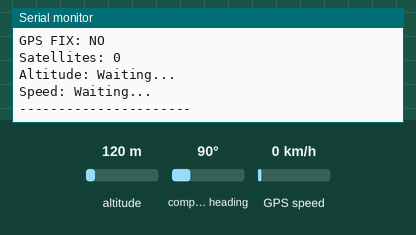
Recording of a sketch running on a simulated ESP32. Shown: the last lines printed to the serial monitor. The test bench sets the inputs (shaded band); at power-on: altitude 120 m, GPS speed 0 km/h, compass heading 90°. The GPS gets a fix after 3 s at 37.7749, -122.4194 with 8 satellites.

Above: at 1.2 s.
1.3 s: altitude set to 20 m
At 3.5 s:
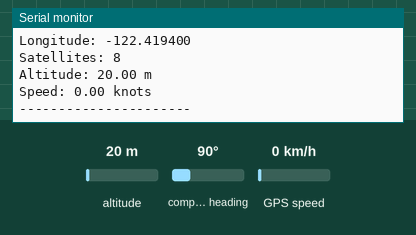
4.5 s: GPS speed set to 2 km/h
At 5.8 s:
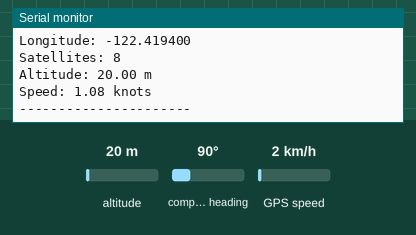
6.0 s: altitude set to 250 m
At 6.8 s:
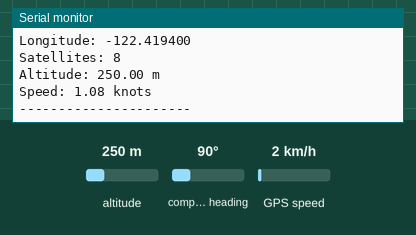

The sketch:

GPS_START.ino
```cpp
#include <TinyGPSPlus.h>

// Create GPS parser
TinyGPSPlus gps;

// ESP32 hardware UART
HardwareSerial GPS(1);

// GPS pins
const int GPS_RX = 16;
const int GPS_TX = 17;

unsigned long lastPrint = 0;

void setup() {

  Serial.begin(115200);

  // Start GPS communication
  GPS.begin(9600, SERIAL_8N1, GPS_RX, GPS_TX);

  Serial.println("GPS Starting...");
}

void loop() {

  // Feed incoming GPS data into TinyGPSPlus
  while (GPS.available()) {
    gps.encode(GPS.read());
  }

  // Print information every second
  if (millis() - lastPrint >= 1000) {

    lastPrint = millis();

    Serial.println("----------------------");

    if (gps.location.isValid()) {

      Serial.println("GPS FIX: YES");

      Serial.print("Latitude: ");
      Serial.println(gps.location.lat(), 6);

      Serial.print("Longitude: ");
      Serial.println(gps.location.lng(), 6);

    } else {
      Serial.println("GPS FIX: NO");
    }

    Serial.print("Satellites: ");
    if (gps.satellites.isValid()) {
      Serial.println(gps.satellites.value());
    } else {
      Serial.println("Waiting...");
    }

    Serial.print("Altitude: ");
    if (gps.altitude.isValid()) {
      Serial.print(gps.altitude.meters());
      Serial.println(" m");
    } else {
      Serial.println("Waiting...");
    }

    Serial.print("Speed: ");
    if (gps.speed.isValid()) {
      Serial.print(gps.speed.knots());
      Serial.println(" knots");
    } else {
      Serial.println("Waiting...");
    }

    Serial.println("----------------------");
  }
}
```

Measured:
- after the input at 1.3 s, the serial monitor: prints a new line after 1.7 s (image 1)
- after the input at 4.5 s, the serial monitor: prints a new line after 0.52 s (image 2)
- after the input at 6.0 s, the serial monitor: prints a new line at once (image 3)
